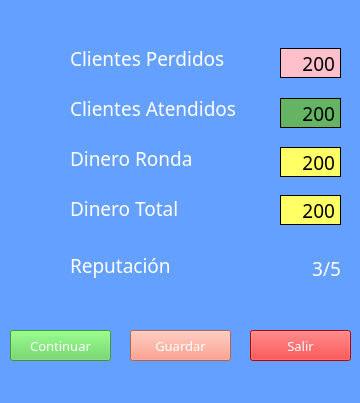
<?xml version="1.0" encoding="UTF-8"?>
<ui version="4.0">
 <class>SummaryWindow</class>
 <widget class="QMainWindow" name="SummaryWindow">
  <property name="geometry">
   <rect>
    <x>0</x>
    <y>0</y>
    <width>360</width>
    <height>403</height>
   </rect>
  </property>
  <property name="windowTitle">
   <string>Resumen Ronda</string>
  </property>
  <property name="styleSheet">
   <string notr="true">background-color: rgba(100,160 , 255,1)</string>
  </property>
  <widget class="QWidget" name="centralwidget">
   <widget class="QLabel" name="n_round">
    <property name="geometry">
     <rect>
      <x>-10</x>
      <y>-10</y>
      <width>381</width>
      <height>51</height>
     </rect>
    </property>
    <property name="font">
     <font>
      <family>MS Reference Sans Serif</family>
      <pointsize>16</pointsize>
      <weight>75</weight>
      <italic>false</italic>
      <bold>true</bold>
      <underline>false</underline>
      <strikeout>false</strikeout>
     </font>
    </property>
    <property name="styleSheet">
     <string notr="true">color: white</string>
    </property>
    <property name="text">
     <string/>
    </property>
    <property name="alignment">
     <set>Qt::AlignCenter</set>
    </property>
   </widget>
   <widget class="QLabel" name="furious_dog">
    <property name="geometry">
     <rect>
      <x>10</x>
      <y>35</y>
      <width>45</width>
      <height>45</height>
     </rect>
    </property>
    <property name="text">
     <string/>
    </property>
    <property name="pixmap">
     <pixmap>sprites/clientes/perro/perro_13.png</pixmap>
    </property>
    <property name="scaledContents">
     <bool>true</bool>
    </property>
    <property name="alignment">
     <set>Qt::AlignCenter</set>
    </property>
   </widget>
   <widget class="QPushButton" name="b_continuar">
    <property name="geometry">
     <rect>
      <x>10</x>
      <y>330</y>
      <width>101</width>
      <height>31</height>
     </rect>
    </property>
    <property name="font">
     <font>
      <family>MS Reference Sans Serif</family>
      <pointsize>10</pointsize>
     </font>
    </property>
    <property name="styleSheet">
     <string notr="true">background-color: rgba(90, 208, 80, 1); color:white</string>
    </property>
    <property name="text">
     <string>Continuar</string>
    </property>
   </widget>
   <widget class="QPushButton" name="b_save">
    <property name="geometry">
     <rect>
      <x>130</x>
      <y>330</y>
      <width>101</width>
      <height>31</height>
     </rect>
    </property>
    <property name="font">
     <font>
      <family>MS Reference Sans Serif</family>
      <pointsize>10</pointsize>
     </font>
    </property>
    <property name="styleSheet">
     <string notr="true">background-color: rgba(255, 136, 110 , 1); color:white</string>
    </property>
    <property name="text">
     <string>Guardar</string>
    </property>
   </widget>
   <widget class="QPushButton" name="b_exit">
    <property name="geometry">
     <rect>
      <x>250</x>
      <y>330</y>
      <width>101</width>
      <height>31</height>
     </rect>
    </property>
    <property name="font">
     <font>
      <family>MS Reference Sans Serif</family>
      <pointsize>10</pointsize>
     </font>
    </property>
    <property name="styleSheet">
     <string notr="true">background-color: rgba(252,4,4,1); color:white</string>
    </property>
    <property name="text">
     <string>Salir</string>
    </property>
   </widget>
   <widget class="QLabel" name="lost_text">
    <property name="geometry">
     <rect>
      <x>70</x>
      <y>50</y>
      <width>171</width>
      <height>16</height>
     </rect>
    </property>
    <property name="font">
     <font>
      <family>MS Reference Sans Serif</family>
      <pointsize>14</pointsize>
     </font>
    </property>
    <property name="styleSheet">
     <string notr="true">color:white</string>
    </property>
    <property name="text">
     <string>Clientes Perdidos</string>
    </property>
   </widget>
   <widget class="QLabel" name="big_coin">
    <property name="geometry">
     <rect>
      <x>18</x>
      <y>142</y>
      <width>30</width>
      <height>30</height>
     </rect>
    </property>
    <property name="text">
     <string/>
    </property>
    <property name="pixmap">
     <pixmap>sprites/otros/moneda.png</pixmap>
    </property>
    <property name="scaledContents">
     <bool>true</bool>
    </property>
    <property name="alignment">
     <set>Qt::AlignCenter</set>
    </property>
   </widget>
   <widget class="QLabel" name="happy_ham">
    <property name="geometry">
     <rect>
      <x>16</x>
      <y>84</y>
      <width>34</width>
      <height>45</height>
     </rect>
    </property>
    <property name="text">
     <string/>
    </property>
    <property name="pixmap">
     <pixmap>sprites/clientes/hamster/hamster_17.png</pixmap>
    </property>
    <property name="scaledContents">
     <bool>true</bool>
    </property>
    <property name="alignment">
     <set>Qt::AlignCenter</set>
    </property>
   </widget>
   <widget class="QLabel" name="atend_text">
    <property name="geometry">
     <rect>
      <x>70</x>
      <y>100</y>
      <width>181</width>
      <height>16</height>
     </rect>
    </property>
    <property name="font">
     <font>
      <family>MS Reference Sans Serif</family>
      <pointsize>14</pointsize>
     </font>
    </property>
    <property name="styleSheet">
     <string notr="true">color:white</string>
    </property>
    <property name="text">
     <string>Clientes Atendidos</string>
    </property>
   </widget>
   <widget class="QLabel" name="money_round_text">
    <property name="geometry">
     <rect>
      <x>70</x>
      <y>150</y>
      <width>181</width>
      <height>16</height>
     </rect>
    </property>
    <property name="font">
     <font>
      <family>MS Reference Sans Serif</family>
      <pointsize>14</pointsize>
     </font>
    </property>
    <property name="styleSheet">
     <string notr="true">color:white</string>
    </property>
    <property name="text">
     <string>Dinero Ronda</string>
    </property>
   </widget>
   <widget class="QLabel" name="total_money_text">
    <property name="geometry">
     <rect>
      <x>70</x>
      <y>200</y>
      <width>181</width>
      <height>16</height>
     </rect>
    </property>
    <property name="font">
     <font>
      <family>MS Reference Sans Serif</family>
      <pointsize>14</pointsize>
     </font>
    </property>
    <property name="styleSheet">
     <string notr="true">color:white</string>
    </property>
    <property name="text">
     <string>Dinero Total</string>
    </property>
   </widget>
   <widget class="QLabel" name="rep_text">
    <property name="geometry">
     <rect>
      <x>70</x>
      <y>250</y>
      <width>181</width>
      <height>31</height>
     </rect>
    </property>
    <property name="font">
     <font>
      <family>MS Reference Sans Serif</family>
      <pointsize>14</pointsize>
     </font>
    </property>
    <property name="styleSheet">
     <string notr="true">color:white</string>
    </property>
    <property name="text">
     <string>Reputación</string>
    </property>
   </widget>
   <widget class="QLabel" name="star">
    <property name="geometry">
     <rect>
      <x>14</x>
      <y>240</y>
      <width>45</width>
      <height>45</height>
     </rect>
    </property>
    <property name="text">
     <string/>
    </property>
    <property name="pixmap">
     <pixmap>sprites/otros/estrella_amarilla.png</pixmap>
    </property>
    <property name="scaledContents">
     <bool>true</bool>
    </property>
    <property name="alignment">
     <set>Qt::AlignCenter</set>
    </property>
   </widget>
   <widget class="QLabel" name="coin1">
    <property name="geometry">
     <rect>
      <x>25</x>
      <y>188</y>
      <width>20</width>
      <height>20</height>
     </rect>
    </property>
    <property name="styleSheet">
     <string notr="true">background-color: rgba(0,0,0,0)</string>
    </property>
    <property name="text">
     <string/>
    </property>
    <property name="pixmap">
     <pixmap>sprites/otros/moneda.png</pixmap>
    </property>
    <property name="scaledContents">
     <bool>true</bool>
    </property>
    <property name="alignment">
     <set>Qt::AlignCenter</set>
    </property>
   </widget>
   <widget class="QLabel" name="coin2">
    <property name="geometry">
     <rect>
      <x>17</x>
      <y>200</y>
      <width>20</width>
      <height>20</height>
     </rect>
    </property>
    <property name="styleSheet">
     <string notr="true">background-color: rgba(0,0,0,0)</string>
    </property>
    <property name="text">
     <string/>
    </property>
    <property name="pixmap">
     <pixmap>sprites/otros/moneda.png</pixmap>
    </property>
    <property name="scaledContents">
     <bool>true</bool>
    </property>
    <property name="alignment">
     <set>Qt::AlignCenter</set>
    </property>
   </widget>
   <widget class="QLabel" name="coin3">
    <property name="geometry">
     <rect>
      <x>32</x>
      <y>200</y>
      <width>20</width>
      <height>20</height>
     </rect>
    </property>
    <property name="styleSheet">
     <string notr="true">background-color: rgba(0,0,0,0)</string>
    </property>
    <property name="text">
     <string/>
    </property>
    <property name="pixmap">
     <pixmap>sprites/otros/moneda.png</pixmap>
    </property>
    <property name="scaledContents">
     <bool>true</bool>
    </property>
    <property name="alignment">
     <set>Qt::AlignCenter</set>
    </property>
   </widget>
   <widget class="QLabel" name="round_money">
    <property name="geometry">
     <rect>
      <x>280</x>
      <y>147</y>
      <width>61</width>
      <height>30</height>
     </rect>
    </property>
    <property name="font">
     <font>
      <family>MS Reference Sans Serif</family>
      <pointsize>14</pointsize>
     </font>
    </property>
    <property name="styleSheet">
     <string notr="true">background-color: rgba(255,255,102,1); border-style: solid; border-width: 1px; border-style: double

</string>
    </property>
    <property name="text">
     <string>200</string>
    </property>
    <property name="alignment">
     <set>Qt::AlignRight|Qt::AlignTrailing|Qt::AlignVCenter</set>
    </property>
   </widget>
   <widget class="QLabel" name="reputation">
    <property name="geometry">
     <rect>
      <x>280</x>
      <y>260</y>
      <width>61</width>
      <height>16</height>
     </rect>
    </property>
    <property name="font">
     <font>
      <family>MS Reference Sans Serif</family>
      <pointsize>14</pointsize>
     </font>
    </property>
    <property name="styleSheet">
     <string notr="true">color: white</string>
    </property>
    <property name="text">
     <string>3/5</string>
    </property>
    <property name="alignment">
     <set>Qt::AlignRight|Qt::AlignTrailing|Qt::AlignVCenter</set>
    </property>
   </widget>
   <widget class="QLabel" name="total_money">
    <property name="geometry">
     <rect>
      <x>280</x>
      <y>195</y>
      <width>61</width>
      <height>30</height>
     </rect>
    </property>
    <property name="font">
     <font>
      <family>MS Reference Sans Serif</family>
      <pointsize>14</pointsize>
     </font>
    </property>
    <property name="styleSheet">
     <string notr="true">background-color: rgba(255,255,102,1); border-style: solid; border-width: 1px; border-style: double

</string>
    </property>
    <property name="text">
     <string>200</string>
    </property>
    <property name="alignment">
     <set>Qt::AlignRight|Qt::AlignTrailing|Qt::AlignVCenter</set>
    </property>
   </widget>
   <widget class="QLabel" name="clients_atend">
    <property name="geometry">
     <rect>
      <x>280</x>
      <y>98</y>
      <width>61</width>
      <height>30</height>
     </rect>
    </property>
    <property name="font">
     <font>
      <family>MS Reference Sans Serif</family>
      <pointsize>14</pointsize>
     </font>
    </property>
    <property name="styleSheet">
     <string notr="true">background-color: rgba(100,180,100,1); border-width: 1px; border-style: solid

</string>
    </property>
    <property name="text">
     <string>200</string>
    </property>
    <property name="alignment">
     <set>Qt::AlignRight|Qt::AlignTrailing|Qt::AlignVCenter</set>
    </property>
   </widget>
   <widget class="QLabel" name="clients_lost">
    <property name="geometry">
     <rect>
      <x>280</x>
      <y>48</y>
      <width>61</width>
      <height>30</height>
     </rect>
    </property>
    <property name="font">
     <font>
      <family>MS Reference Sans Serif</family>
      <pointsize>14</pointsize>
     </font>
    </property>
    <property name="styleSheet">
     <string notr="true">background-color: pink; border-style: solid; border-width: 1px; 

</string>
    </property>
    <property name="text">
     <string>200</string>
    </property>
    <property name="alignment">
     <set>Qt::AlignRight|Qt::AlignTrailing|Qt::AlignVCenter</set>
    </property>
   </widget>
   <zorder>n_round</zorder>
   <zorder>b_continuar</zorder>
   <zorder>b_save</zorder>
   <zorder>b_exit</zorder>
   <zorder>lost_text</zorder>
   <zorder>big_coin</zorder>
   <zorder>furious_dog</zorder>
   <zorder>happy_ham</zorder>
   <zorder>atend_text</zorder>
   <zorder>money_round_text</zorder>
   <zorder>total_money_text</zorder>
   <zorder>rep_text</zorder>
   <zorder>star</zorder>
   <zorder>coin2</zorder>
   <zorder>coin3</zorder>
   <zorder>coin1</zorder>
   <zorder>reputation</zorder>
   <zorder>round_money</zorder>
   <zorder>total_money</zorder>
   <zorder>clients_atend</zorder>
   <zorder>clients_lost</zorder>
  </widget>
  <widget class="QMenuBar" name="menubar">
   <property name="geometry">
    <rect>
     <x>0</x>
     <y>0</y>
     <width>360</width>
     <height>21</height>
    </rect>
   </property>
  </widget>
  <widget class="QStatusBar" name="statusbar"/>
 </widget>
 <resources/>
 <connections/>
</ui>
